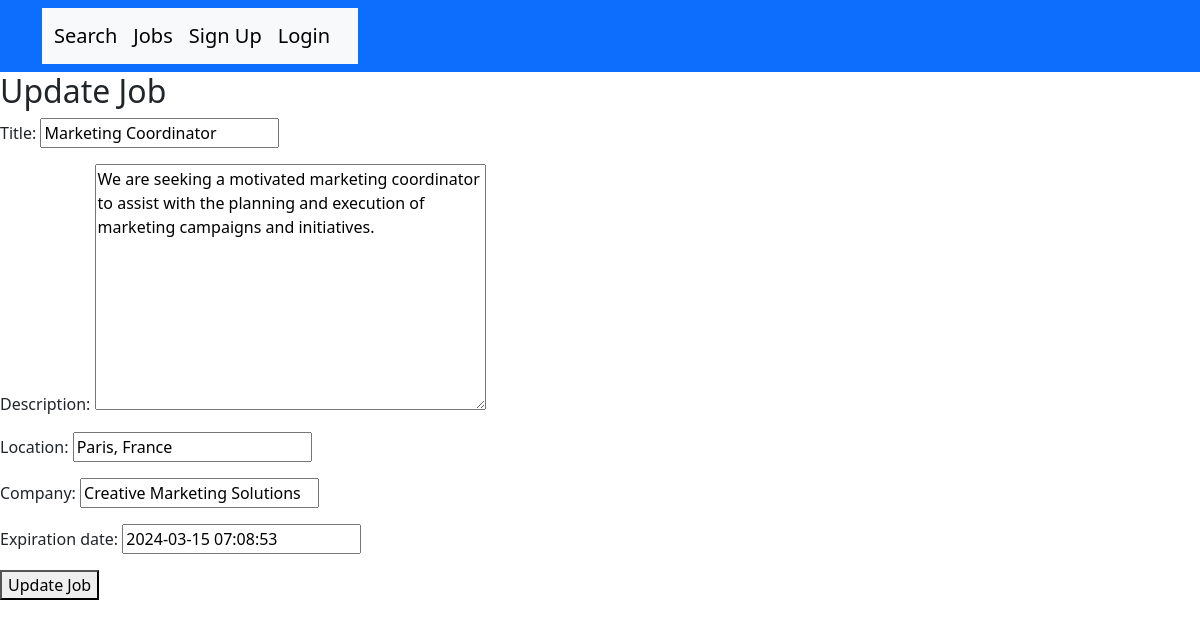
Page /2/update/ on the committed database.
### jobs/models.py (models this page shows, shortened)
class BaseModel(models.Model):
    objects = models.Manager()
    DoesNotExist = models.Manager()
    class Meta:
        abstract = True

class Job(BaseModel):
    title = models.CharField(max_length=100)
    description = models.TextField()
    location = models.CharField(max_length=100)
    company = models.CharField(max_length=100, default='')
    pub_date = models.DateTimeField(default=timezone.now)
    expiration_date = models.DateTimeField(default=now() + timedelta(days=30))

### jobs/views.py (the view)
# urls.py: path('<int:job_id>/update/', update_job, name='job_update'),
def update_job(request, job_id):
    job = get_object_or_404(Job, pk=job_id)
    if request.method == "POST":
        form = JobForm(request.POST, instance=job)
        if form.is_valid():
            form.save()
            return redirect('jobs:job_detail', job_id=job_id)
    else:
        form = JobForm(instance=job)
    context = {'form': form, 'job': job}
    return render(request, 'jobs/job_update.html', context)

### jobs/forms.py
class JobForm(forms.ModelForm):
    class Meta:
        model = Job
        fields = ['title', 'description', 'location', 'company', 'expiration_date']

### jobs/templates/jobs/job_update.html (shortened to what this page needs)
{% extends 'base.html' %}
{% block content %}
    <h2>Update Job</h2>
    <form method="post">
        {{ form.as_p }}
        <button type="submit">Update Job</button>
    </form>
{% endblock %}

### rows in the picture
Job: title "Marketing Coordinator", description "We are seeking a motivated marketing coordinator to assist with the planning and execution of marketing campaigns and initiatives.", location "Paris, France", company "Creative Marketing Solutions", expiration_date "2024-03-15 07:08:53"
